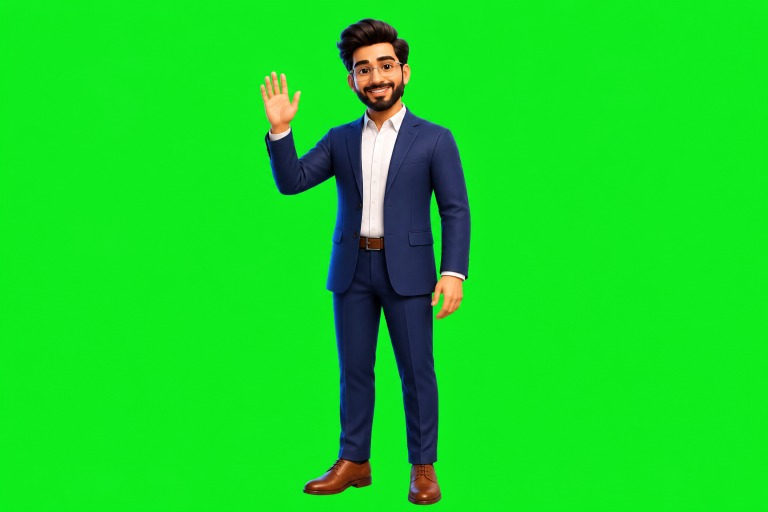
#> input picture assets/pro/pose-about-pro.png, 1536 x 1024 px (shown at 1/2 size)
$ python build-actor-poses.py
#> lines starting #> are read from the running program, lines starting #| are printed output that depends on the picture; after the words box and inside, x2 and y2 are one past the last pixel; in counts of white or black regions, pixels touching at a corner belong together
"""Chroma-key the presenter poses into transparent WebP used by the actor stage.

Run: python3 scripts/build-actor-poses.py
"""

from pathlib import Path

import numpy as np
from PIL import Image

ROOT = Path(__file__).resolve().parent.parent
SOURCES = ROOT / "assets" / "pro"
OUT = ROOT / "public" / "actor"

POSES = {
    "about": "pose-about-pro.png",
    "projects": "pose-projects-pro.png",
    "skills": "pose-skills-pro.png",
    "experience": "pose-experience-pro.png",
    "contact": "pose-contact-pro.png",
}

CANVAS = (760, 1140)
PAD = 14


def key_out(path: Path) -> Image.Image:
    im = Image.open(path).convert("RGBA")
    arr = np.asarray(im).astype(np.float32)
    r, g, b = arr[..., 0], arr[..., 1], arr[..., 2]

    # Green screen: the background is the only place green outruns both other
    # channels by a wide margin.
    rb_max = np.maximum(r, b)
    greenness = g - rb_max
    alpha = 255.0 - np.clip((greenness - 8.0) * 5.0, 0.0, 255.0)
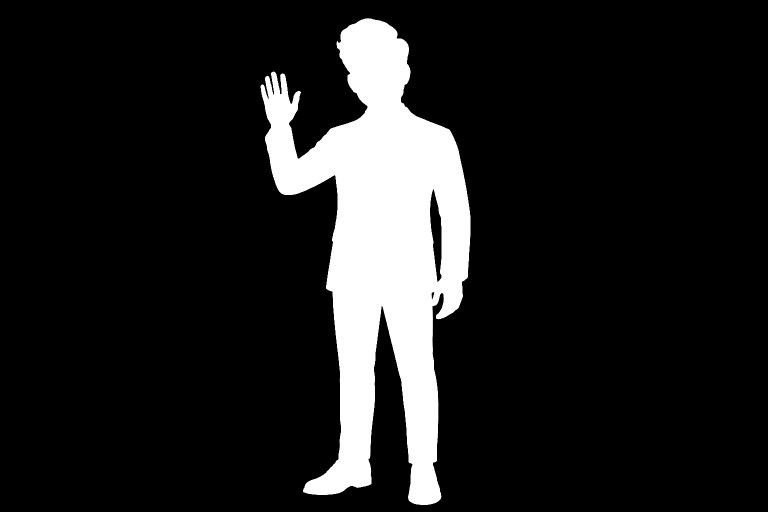
#> alpha: shape (1024, 1536) float32 (shown at 1/2 size); min 0, max 255, mean 31
    alpha = np.where((g > 90) & (g > r * 1.12) & (g > b * 1.12), 0.0, alpha)

    # Despill by pulling the green channel down to the other two. Clamping red
    # and blue instead would drag a navy suit (20, 31, 64) to olive, because
    # blue legitimately sits above green on the subject.
    spill = g > rb_max
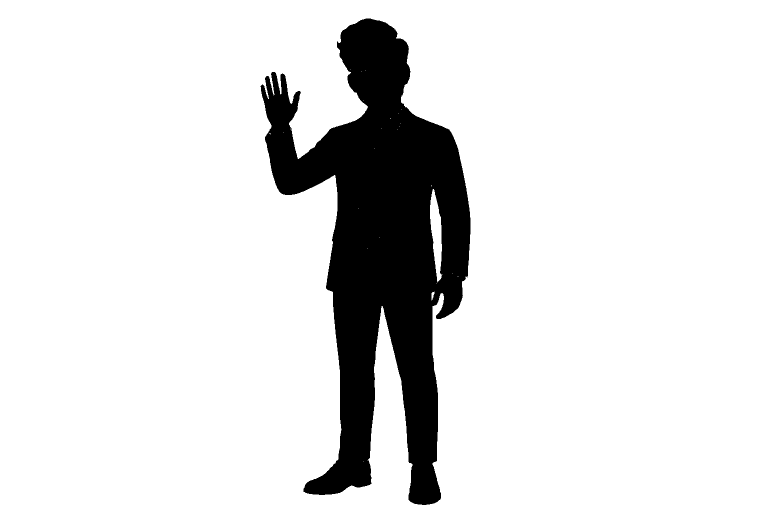
#> spill: shape (1024, 1536) bool (shown at 1/2 size); 87.9% white; 1 black region, box (x1, y1, x2, y2) and area: (521, 37, 941, 1010) 189907
    g = np.where(spill, rb_max + (g - rb_max) * 0.15, g)
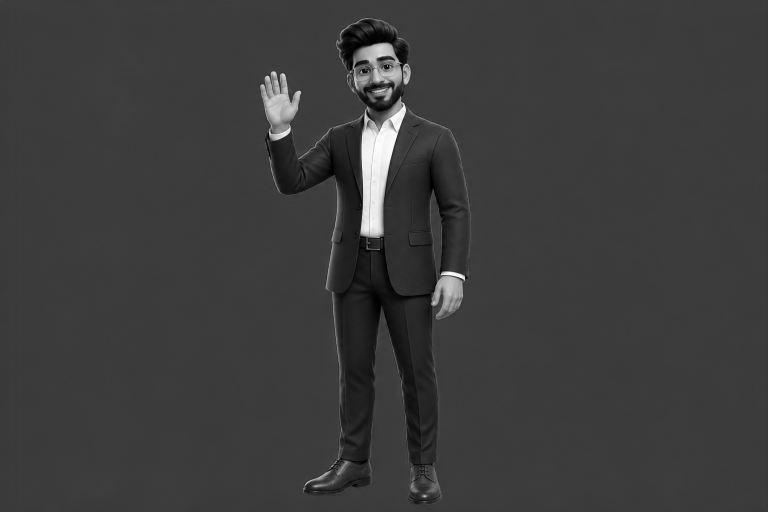
#> g: shape (1024, 1536) float32 (shown at 1/2 size); min 0, max 255, mean 60.3

    out = np.stack([r, g, b, alpha], axis=-1).astype(np.uint8)
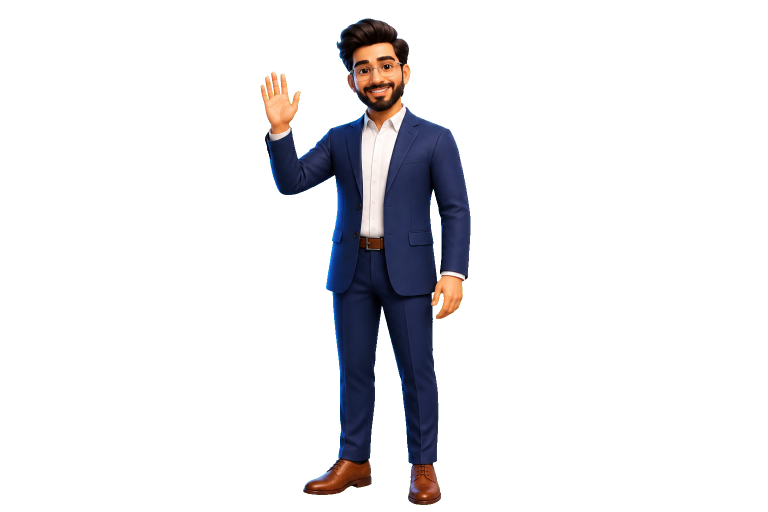
#> out: shape (1024, 1536, 4) (shown at 1/2 size); mean of channels 0, 1, 2, 3 20.9, 60, 35.2, 30.9; transparent parts drawn white
    return Image.fromarray(out, "RGBA")


def trim_and_fit(im: Image.Image) -> Image.Image:
    bbox = im.getbbox()
#> bbox = (521, 37, 941, 1010)
    if not bbox:
        return im

    cropped = im.crop(bbox)
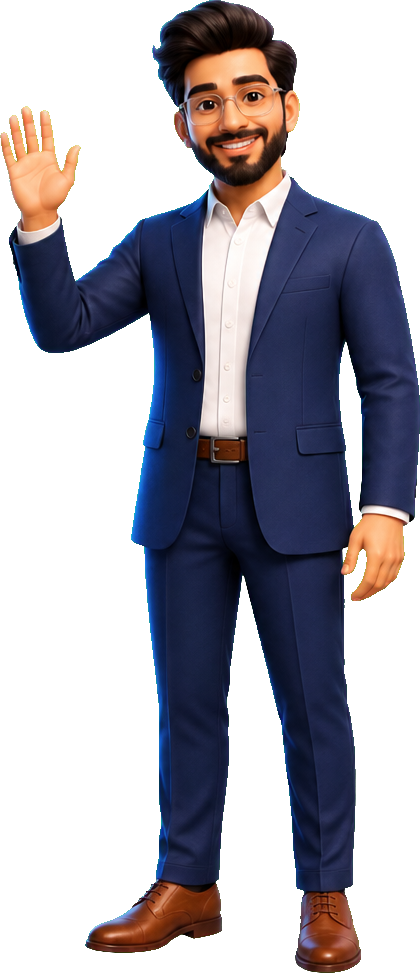
#> cropped: PIL image 420x973 RGBA; mean R, G, B, A 40.1, 62.1, 54.3, 119; transparent parts drawn white
    w, h = cropped.size
#> w = 420; h = 973
    target_w, target_h = CANVAS[0] - PAD * 2, CANVAS[1] - PAD * 2
    scale = min(target_w / w, target_h / h)
#> scale = 1.14
    resized = cropped.resize((int(w * scale), int(h * scale)), Image.Resampling.LANCZOS)

    canvas = Image.new("RGBA", CANVAS, (0, 0, 0, 0))
#> canvas: PIL image 760x1140 RGBA; every value is 0
    canvas.paste(
        resized,
        ((CANVAS[0] - resized.width) // 2, CANVAS[1] - resized.height - PAD // 2),
        resized,
    )
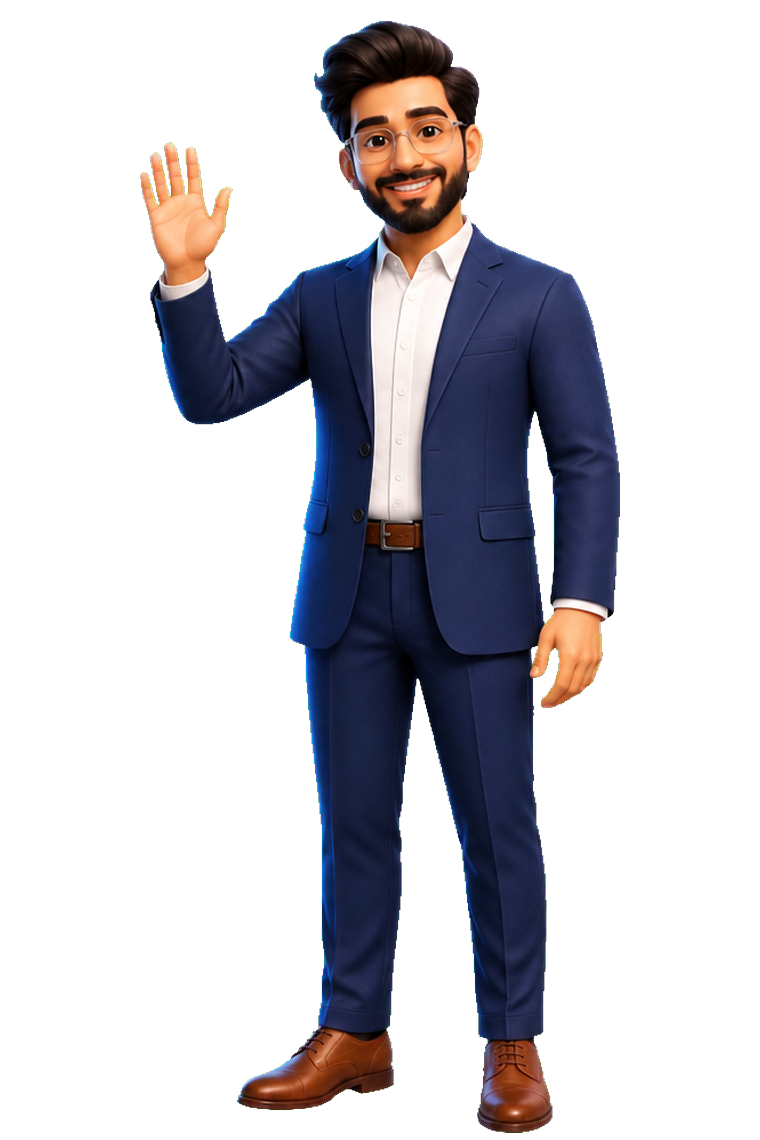
#> canvas: PIL image 760x1140 RGBA; mean R, G, B, A 19.7, 18.3, 23.6, 73; transparent parts drawn white
    return canvas


def main() -> None:
    OUT.mkdir(parents=True, exist_ok=True)

    for pose, filename in POSES.items():
        keyed = trim_and_fit(key_out(SOURCES / filename))
        keyed.save(OUT / f"{pose}.webp", "WEBP", quality=90, method=6)

        arr = np.asarray(keyed)
        visible = arr[..., 3] > 200
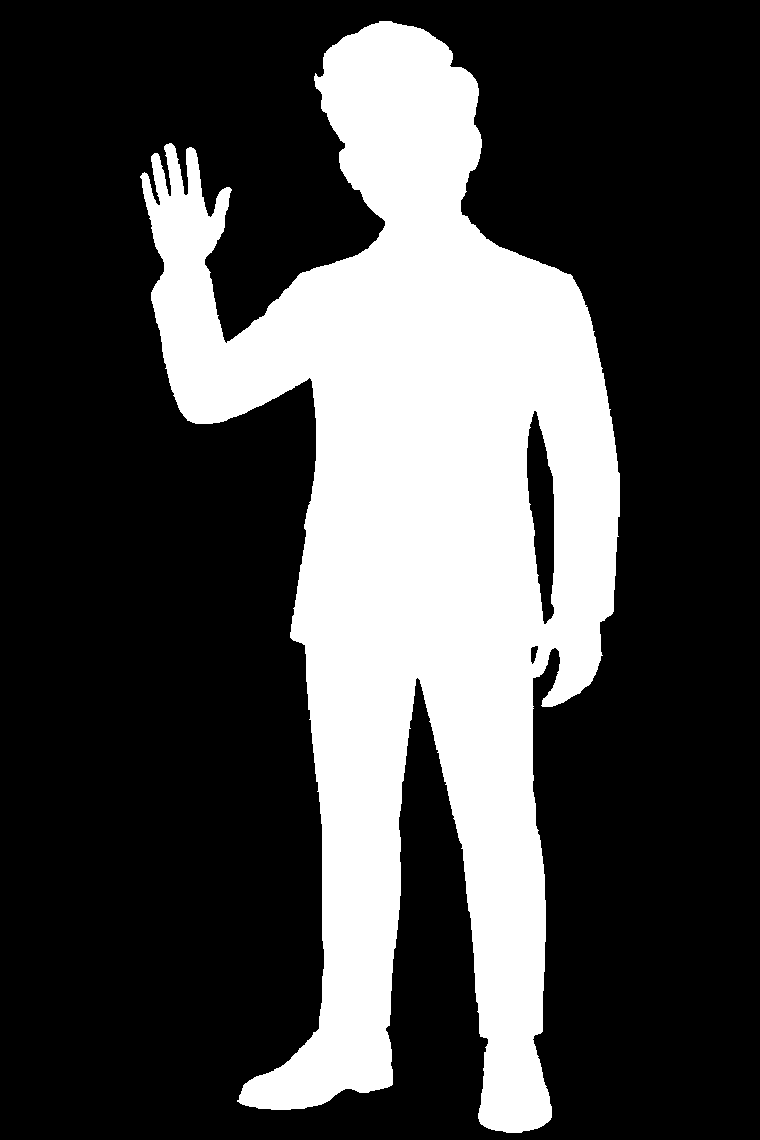
#> visible: shape (1140, 760) bool; 28.5% white; 1 white region, box (x1, y1, x2, y2) and area: (140, 21, 620, 1133) 246761
        r, g, b = (arr[..., i][visible].astype(int) for i in range(3))
        green_dominant = int(((g > r) & (g > b)).sum())
#> green_dominant = 109
        print(
            f"{pose:11s} opaque={visible.sum():7d} "
            f"mean_rgb={arr[..., :3][visible].mean(axis=0).astype(int)} "
            f"green_dominant={green_dominant}"
        )
#| about       opaque= 246761 mean_rgb=[68 63 81] green_dominant=109
#> pass 2 of the loop in main, `for pose, filename in POSES.items():`:
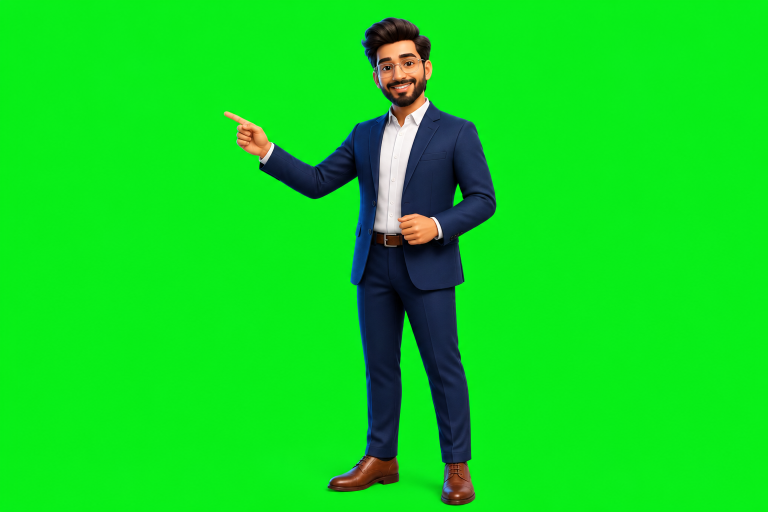
#> input picture assets/pro/pose-projects-pro.png, 1536 x 1024 px (shown at 1/2 size)
#> in key_out (call 2), `spill = g > rb_max`:
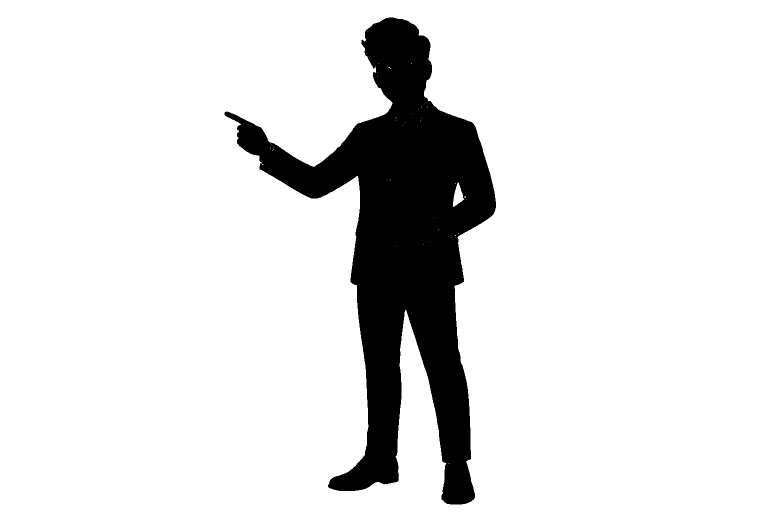
#> spill: shape (1024, 1536) bool (shown at 1/2 size); 88.4% white; 1 black region, box (x1, y1, x2, y2) and area: (449, 35, 992, 1009) 182893
#> cropped: PIL image 544x975 RGBA
#> resized: PIL image 620x1112 RGBA
#> in main, `visible = arr[..., 3] > 200`:
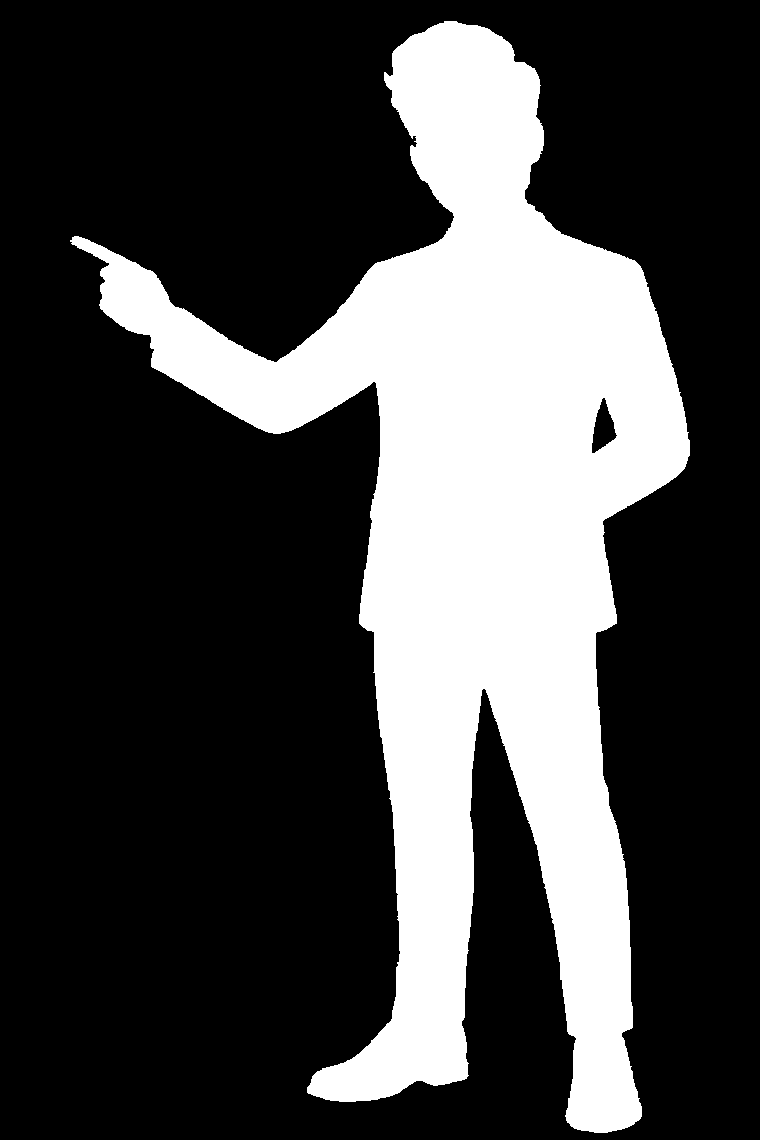
#> visible: shape (1140, 760) bool; 27.3% white; 1 white region, box (x1, y1, x2, y2) and area: (70, 21, 690, 1133) 236890
#> green_dominant = 151
#| projects    opaque= 236890 mean_rgb=[60 59 75] green_dominant=151
#> pass 3 of the loop in main, `for pose, filename in POSES.items():`:
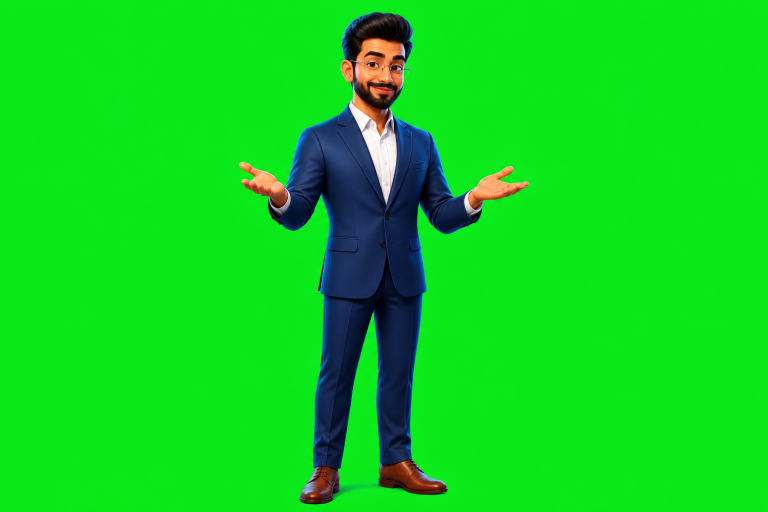
#> input picture assets/pro/pose-skills-pro.png, 1536 x 1024 px (shown at 1/2 size)
#> in key_out (call 3), `spill = g > rb_max`:
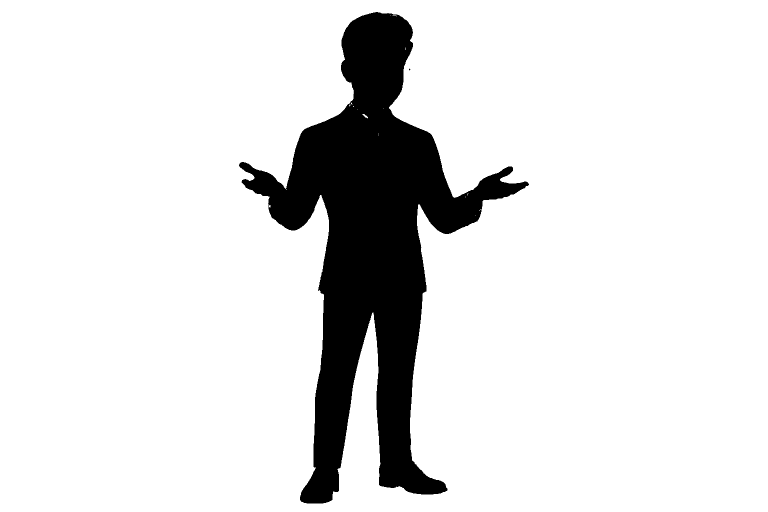
#> spill: shape (1024, 1536) bool (shown at 1/2 size); 88.1% white; 2 black regions (1 under 20 px), largest, box (x1, y1, x2, y2) and area: (478, 24, 1058, 1007) 186919
#> in key_out (call 3), `out = np.stack([r, g, b, alpha], axis=-1).astype(np.uint8)`:
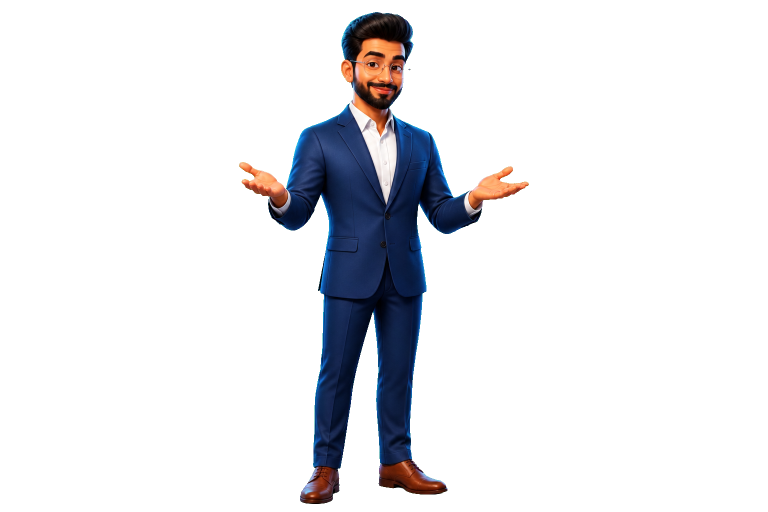
#> out: shape (1024, 1536, 4) (shown at 1/2 size); mean of channels 0, 1, 2, 3 15.2, 55.5, 31.3, 30.4; transparent parts drawn white
#> green_dominant = 156
#| skills      opaque= 237562 mean_rgb=[53 57 82] green_dominant=156
#> the loop made 5 passes; the first 3 are shown


if __name__ == "__main__":
    main()
